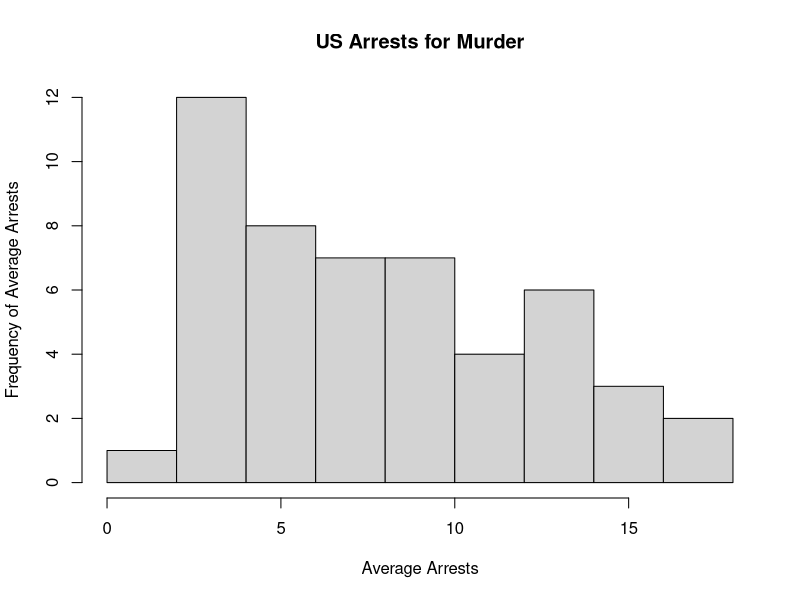
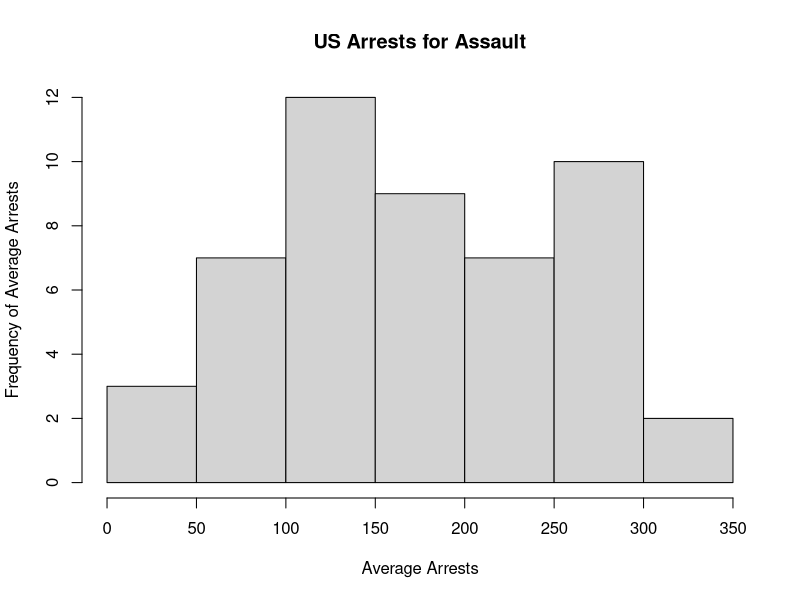
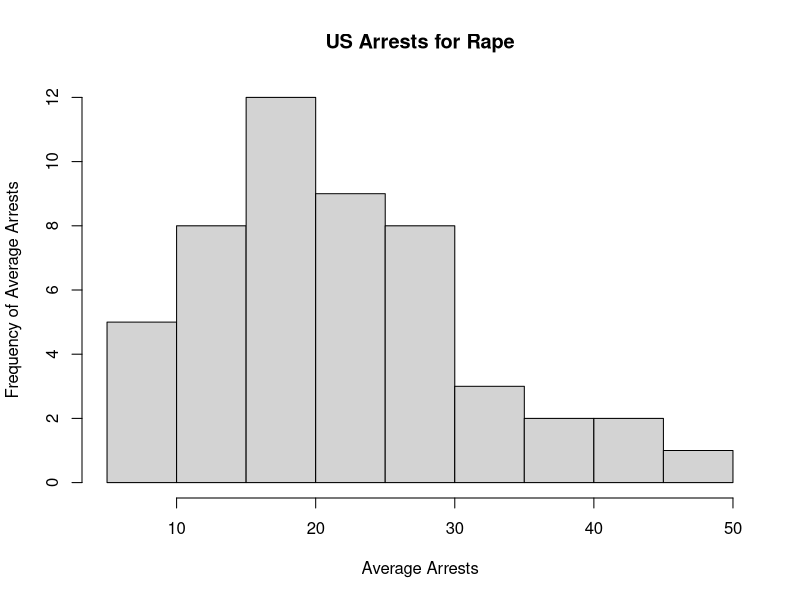
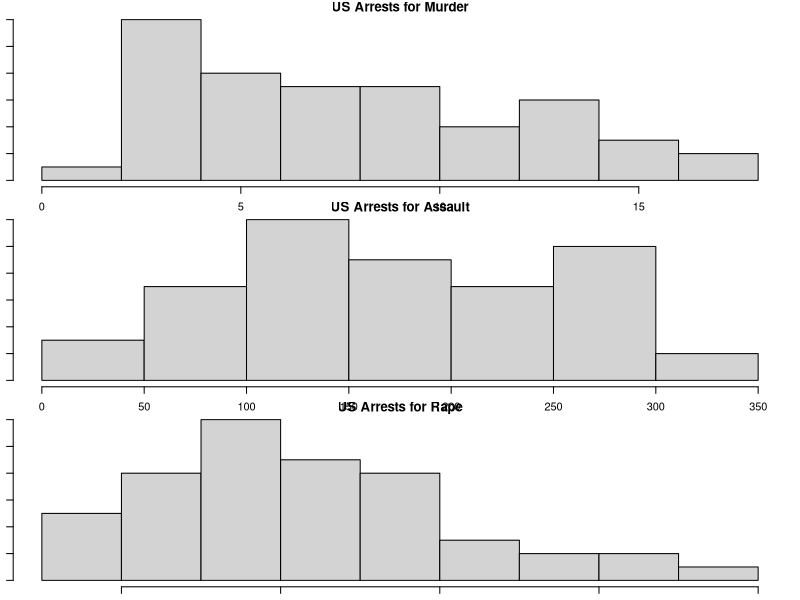

Write the R code that produced these figures, in order.
## ---- chunk 1
datasets::USArrests
install.packages("datasets")
library("datasets")
USArrests
dat<-USArrests # renames USArrests as dat
dat
## ---- chunk 2

## ---- chunk 3

## ---- chunk 4
hist(dat$Murder, main="US Arrests for Murder", xlab="Average Arrests", ylab="Frequency of Average Arrests") # This line contains the code for the histogram, including its title and axis names
## ---- chunk 5
a<-c(13.2, 10.0, 8.1, 8.8, 9.0, 7.9, 3.3, 5.9, 15.4, 17.4, 5.3, 2.6, 10.4, 7.2, 2.2, 6.0, 9.7, 15.4, 2.1, 11.3, 4.4, 12.1, 2.7, 16.1, 9.0, 6.0, 4.3, 12.2, 2.1, 7.4, 11.4, 11.1, 13.0, 0.8, 7.3, 6.6, 4.9, 6.3, 3.4, 14.4, 3.8, 13.2, 12.7, 3.2, 2.2, 8.5, 4.0, 5.7, 2.6, 6.8) # This line creates the label "a" for the set of data values in Murder. 
mean(a) # This code calculates the mean of a. 
median(a) # This code calculates the median of a. 
## ---- chunk 6
b<-c(236, 263, 294, 190, 276, 204, 110, 238, 335, 211, 46, 120, 249, 113, 56, 115, 109, 249, 83, 300, 149, 255, 72, 259, 178, 109, 102, 252, 57, 159, 285, 254, 337, 45, 120, 151, 159, 106, 174, 279, 86, 188, 201, 120, 48, 156, 145, 81, 53, 161) # creates the label "b" for the set of data values in Assault
mean(b) # calculates the mean of Assault
median(b) # calculates the median of Assault
b<-c(236, 263, 294, 190, 276, 204, 110, 238, 335, 211, 46, 120, 249, 113, 56, 115, 109, 249, 83, 300, 149, 255, 72, 259, 178, 109, 102, 252, 57, 159, 285, 254, 337, 45, 120, 151, 159, 106, 174, 279, 86, 188, 201, 120, 48, 156, 145, 81, 53, 161) # creates the label "c" for the set of data values in Rape
mean(b) # calculates the mean of Rape
median(b) # calculates the median of Rape
hist(dat$Assault, main="US Arrests for Assault", xlab="Average Arrests", ylab="Frequency of Average Arrests") # Code for histogram of Assault, including title and axis labels
hist(dat$Rape, main="US Arrests for Rape", xlab="Average Arrests", ylab="Frequency of Average Arrests") # Code for histogram of Rape, including title and axis labels
par("mar")
par(mar=c(1,1,1,1)) # command to fix the parameters to fix the fact that the figure margins were too large
par(mfrow=c(3,1)) # command to plot multiple histograms
hist(dat$Murder, main="US Arrests for Murder", xlab="Average Arrests", ylab="Frequency of Average Arrests")
hist(dat$Assault, main="US Arrests for Assault", xlab="Average Arrests", ylab="Frequency of Average Arrests")
hist(dat$Rape, main="US Arrests for Rape", xlab="Average Arrests", ylab="Frequency of Average Arrests")
